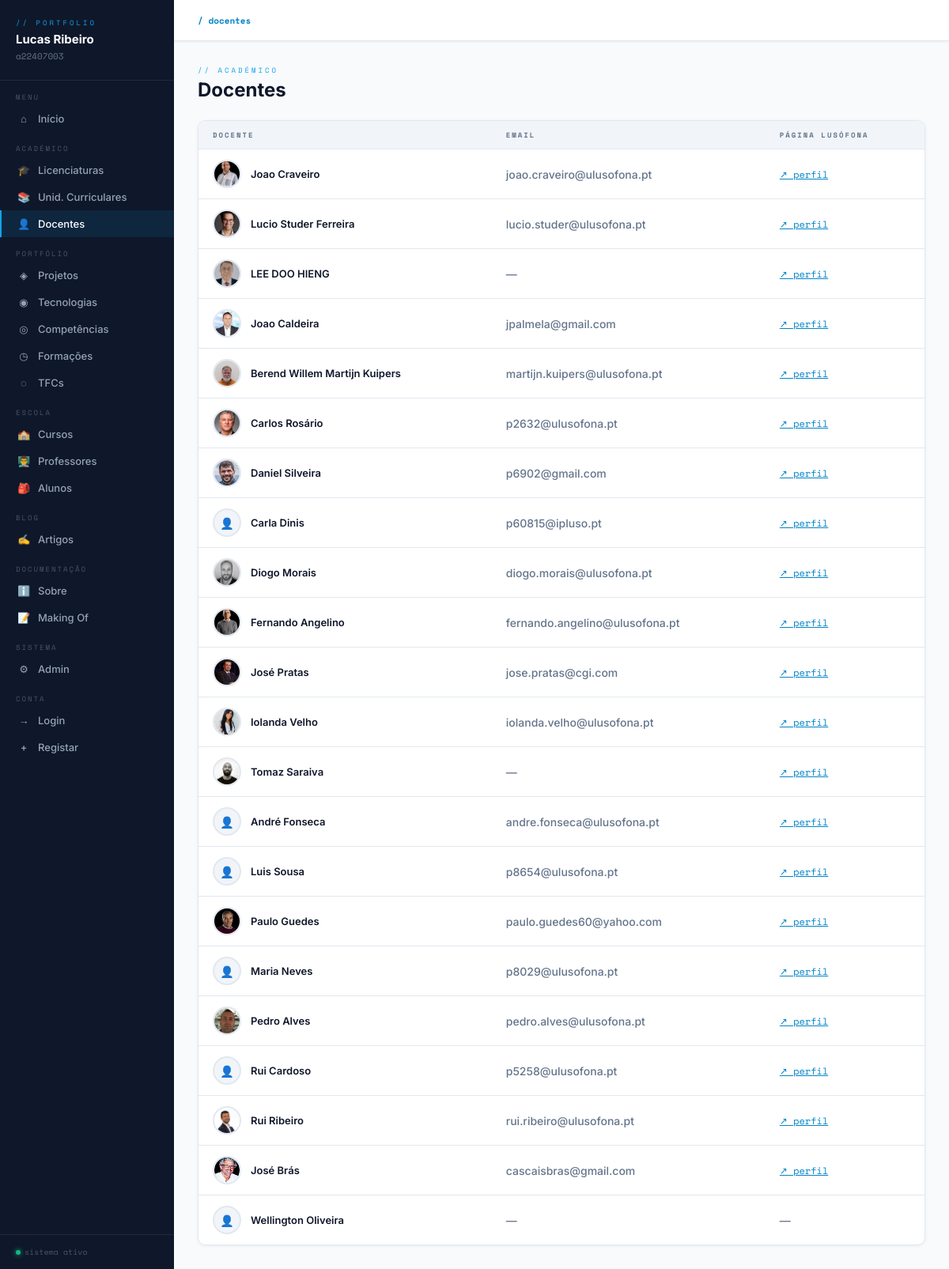
Page /docentes/ on the earlier database version.
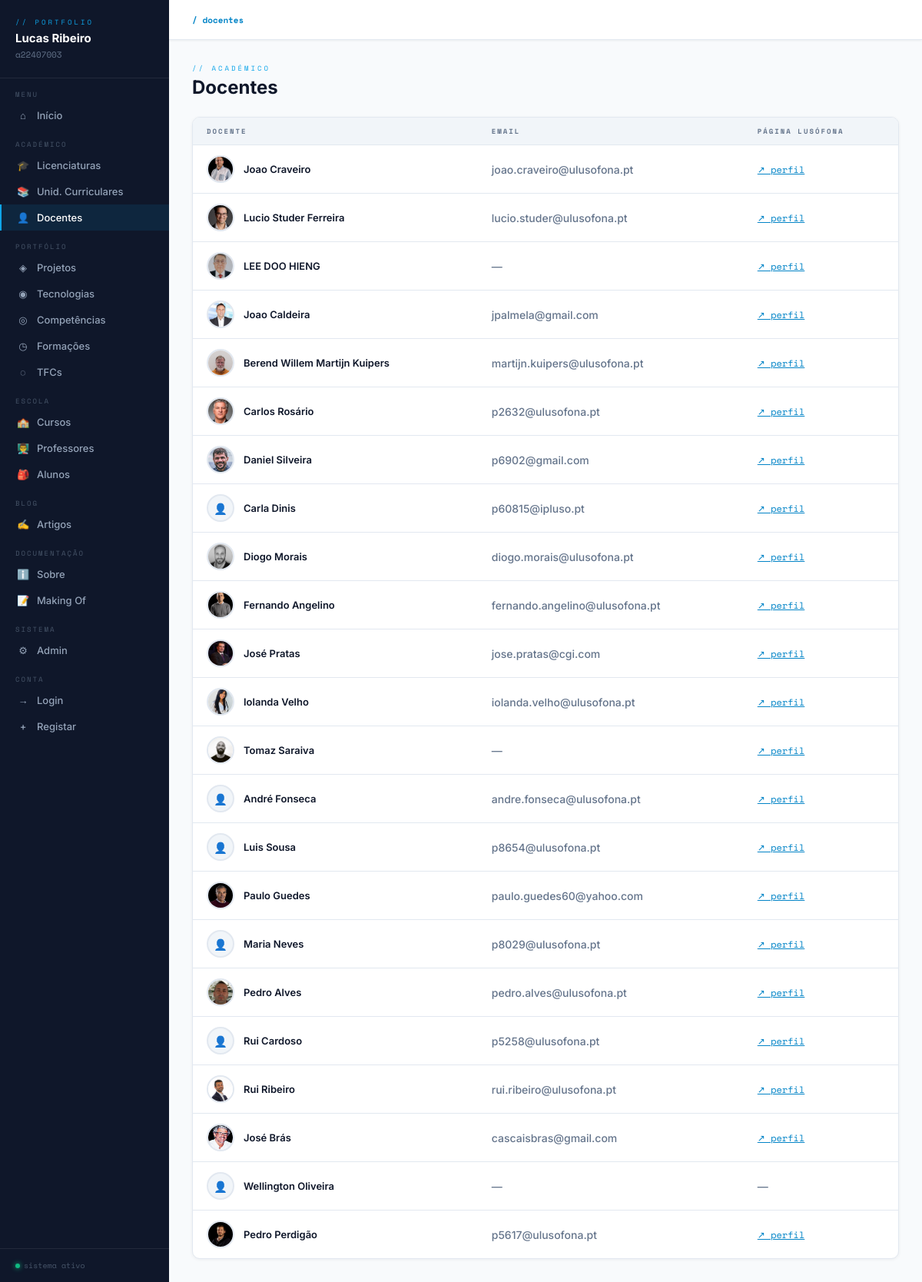
Same page on the later database version.
### portfolio/models.py (models this page shows, shortened)
class Docente(models.Model):
    nome = models.CharField(max_length=200)
    email = models.EmailField(blank=True)
    url_lusofona = models.URLField(blank=True)
    foto = models.ImageField(upload_to='docentes/', blank=True)

### portfolio/views.py (the view)
# urls.py: path('docentes/', views.docentes_list, name='docentes_list'),
def docentes_list(request):
    return render(request, 'portfolio/docentes_list.html', {'docentes': Docente.objects.all()})

### portfolio/templates/portfolio/docentes_list.html (shortened to what this page needs)
{% extends 'portfolio/base.html' %}
{% load grupo_tags %}
{% block nav_doc %}active{% endblock %}
{% block breadcrumb %}<b>/ docentes</b>{% endblock %}
{% block content %}
<div class="page-header">
    <div>
        <div class="page-label">// académico</div>
        <div class="page-title">Docentes</div>
    </div>
</div>
<div class="card">
    <table>
        <thead>
            <tr>
                <th>Docente</th><th>Email</th><th>Página Lusófona</th>
            </tr>
        </thead>
        <tbody>
        {% for d in docentes %}
            <tr>
                <td>
                    <div class="docente-cell">
                        {% if d.foto %}
                            <img src="{{ d.foto.url }}" alt="{{ d.nome }}" class="docente-avatar">
                        {% else %}
                            <div class="docente-avatar-placeholder">👤</div>
                        {% endif %}
                        <span class="docente-name">{{ d.nome }}</span>
                    </div>
                </td>
                <td class="text-muted">{{ d.email|default:"—" }}</td>
                <td>{% if d.url_lusofona %}<a href="{{ d.url_lusofona }}" target="_blank" class="link-accent">↗ perfil</a>{% else %}<span class="text-muted">—</span>{% endif %}</td>
            </tr>
        {% empty %}
            <tr><td colspan="4"><div class="empty"><span>👤</span>Nenhum docente adicionado ainda.</div></td></tr>
        {% endfor %}
        </tbody>
    </table>
</div>
{% endblock %}

Differences in the rows shown:
added Docente: foto (picture), nome "Pedro Perdigão", email "p5617@ulusofona.pt"
